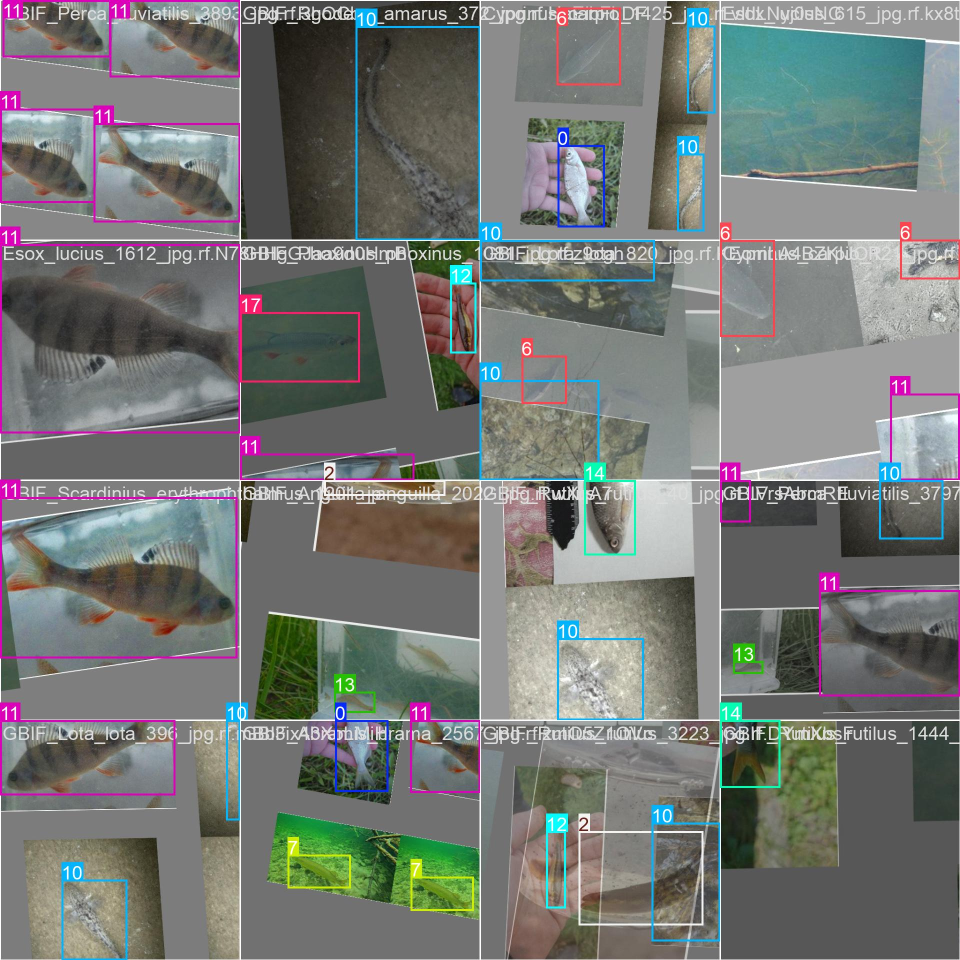
#> input picture 2 - Training/Trained Models/Large/train_batch0.jpg, 1920 x 1920 px (shown at 1/2 size); its folder holds only this picture in this run
$ python -i mod_04_vision_engine.py   (imports and definitions only)
#> lines starting #> are read from the running program, lines starting #| are printed output that depends on the picture
#> further down, picture is the input picture: shape (1920, 1920, 3); mean B, G, R 117.4, 120.2, 117.1
### 3 - AI process/mod_00_config_and_assets.py
import os
import sys
import time
import cv2
import torch
import numpy as np

# --- HARDWARE ACCELERATION TARGET ---
script_dir = os.path.dirname(os.path.abspath(__file__))

def detect_device_hardware():
    """Detects CUDA GPU or defaults to CPU and returns tuple (device_target, device_desc)."""
    if torch.cuda.is_available():
        gpu_name = torch.cuda.get_device_name(0)
        desc = f"CUDA ({gpu_name})"
        return torch.device("cuda"), desc
    else:
        return torch.device("cpu"), "CPU Acceleration Mode"

# [4 lines left out: function get_hardware_status_summary, not called in this run]

device_target, device_desc = detect_device_hardware()

# [11 lines left out: function find_asset, not called in this run]

# --- JOHNNY SILVERHAND GIF ASSET LOADER ---
johnny_gif_path = find_asset("johnny.gif")
johnny_gif_frames = []

if os.path.exists(johnny_gif_path):
    try:
        cap_gif = cv2.VideoCapture(johnny_gif_path)
        while True:
            ret, frame = cap_gif.read()
            if not ret or frame is None:
                break
            johnny_gif_frames.append(frame.copy())
        cap_gif.release()
        if len(johnny_gif_frames) > 0:
            print(f"[Asset] Loaded {len(johnny_gif_frames)} frame(s) from Johnny Silverhand GIF ({johnny_gif_path}).")
    except Exception as e:
        print(f"Notice: johnny.gif loader ({e}).")

johnny_img_rgba = None
if len(johnny_gif_frames) > 0:
    first_frame = johnny_gif_frames[0]
    h, w, c = first_frame.shape
    johnny_img_rgba = np.zeros((h, w, 4), dtype=np.uint8)
    johnny_img_rgba[:, :, :3] = first_frame
    johnny_img_rgba[:, :, 3] = 255

# [47 lines left out: function create_unique_video_session_dir, not called in this run]

### 3 - AI process/mod_04_vision_engine.py
import os
import cv2
import numpy as np
from ultralytics import YOLO
from mod_00_config_and_assets import script_dir, find_asset

# [57 lines left out: function load_ensemble_models, not called in this run]

def adaptive_underwater_enhance(img):
    """
    Applies real-time optical physics auto-tuning with dynamic CLAHE clip limits
    and LAB channel normalization based on live turbidity & ambient luminance.
    """
    lab = cv2.cvtColor(img, cv2.COLOR_BGR2LAB)
#> lab: shape (1920, 1920, 3); mean of channels 0, 1, 2 128.2, 126.7, 130
    l, a, b = cv2.split(lab)
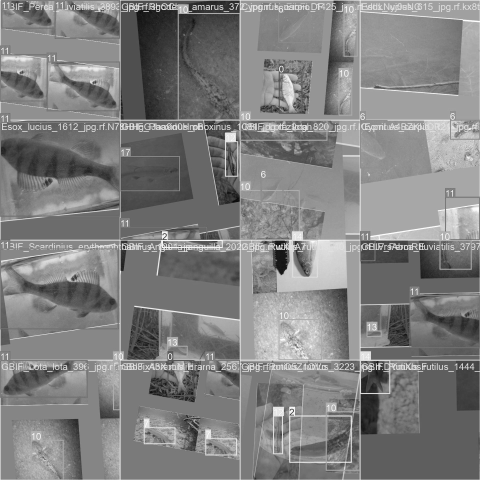
#> l: shape (1920, 1920) (shown at 1/4 size); min 1, max 255, mean 128.2
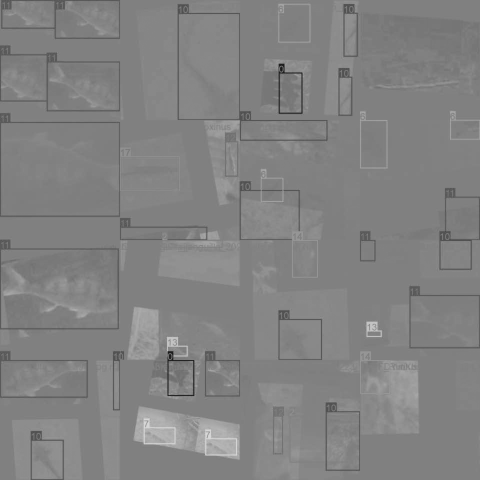
#> b: shape (1920, 1920) (shown at 1/4 size); min 22, max 219, mean 130

    std_lum = float(np.std(l))
#> std_lum = 41.75
    if std_lum < 20.0:
        clip_limit = 4.0
    elif std_lum > 60.0:
        clip_limit = 1.8
    else:
        clip_limit = 3.5 - (std_lum - 20.0) * (1.7 / 40.0)
#> clip_limit = 2.58

    clahe = cv2.createCLAHE(clipLimit=clip_limit, tileGridSize=(8, 8))
    cl = clahe.apply(l)
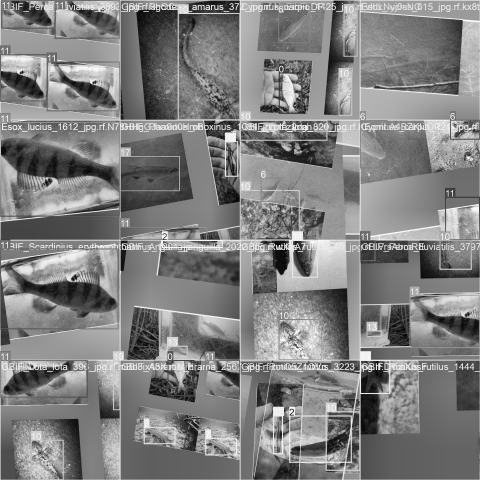
#> cl: shape (1920, 1920) (shown at 1/4 size); min 0, max 255, mean 127.8
    limg = cv2.merge((cl, a, b))
#> limg: shape (1920, 1920, 3); mean of channels 0, 1, 2 127.8, 126.7, 130
    return cv2.cvtColor(limg, cv2.COLOR_LAB2BGR)
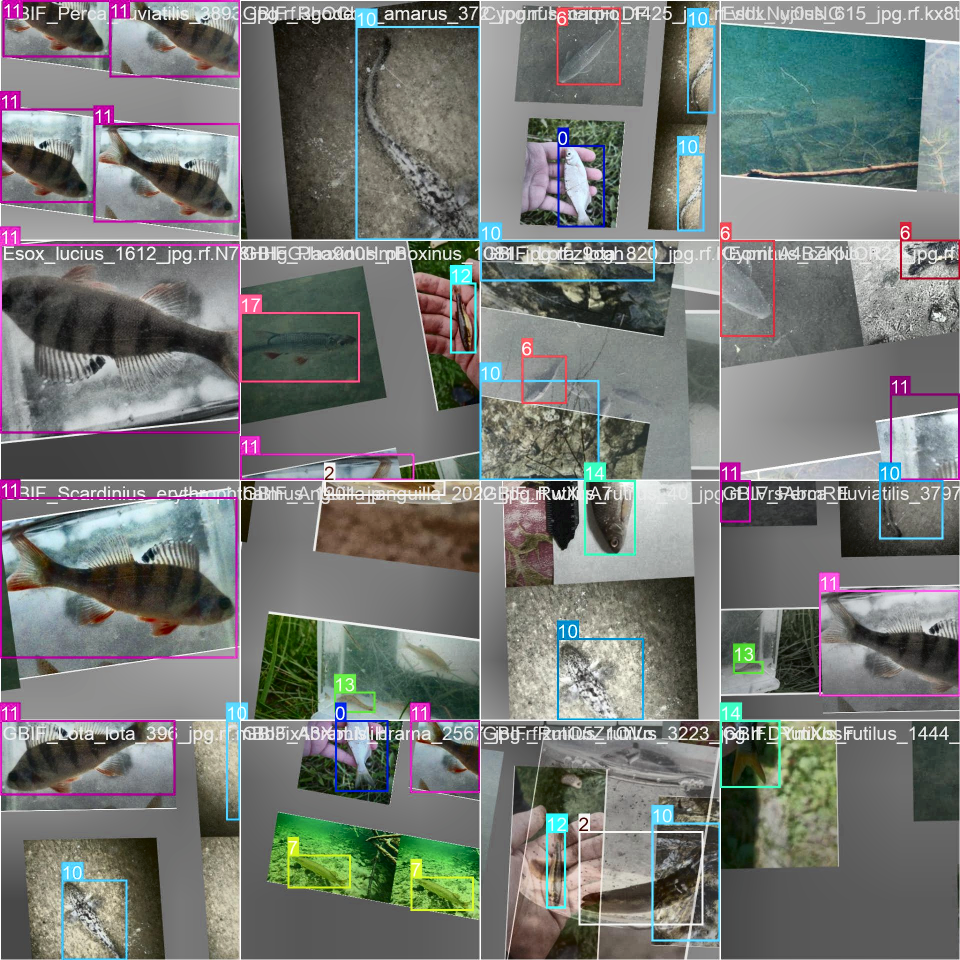
#> returned value: shape (1920, 1920, 3) (shown at 1/2 size); mean B, G, R 117.6, 120.7, 117.6

# [96 lines left out: functions match_open_vocabulary_query, generate_water_gif_frame, fit_text_to_width, apply_domain_adaptation_filter, compute_bnn_epistemic_uncertainty, draw_target_box, not called in this run]

>>> import cv2
>>> picture = cv2.imread('../2 - Training/Trained Models/Large/train_batch0.jpg')
>>> result = adaptive_underwater_enhance(picture)

$ run again, on 2 - Training/Trained Models/Large/train_batch1.jpg
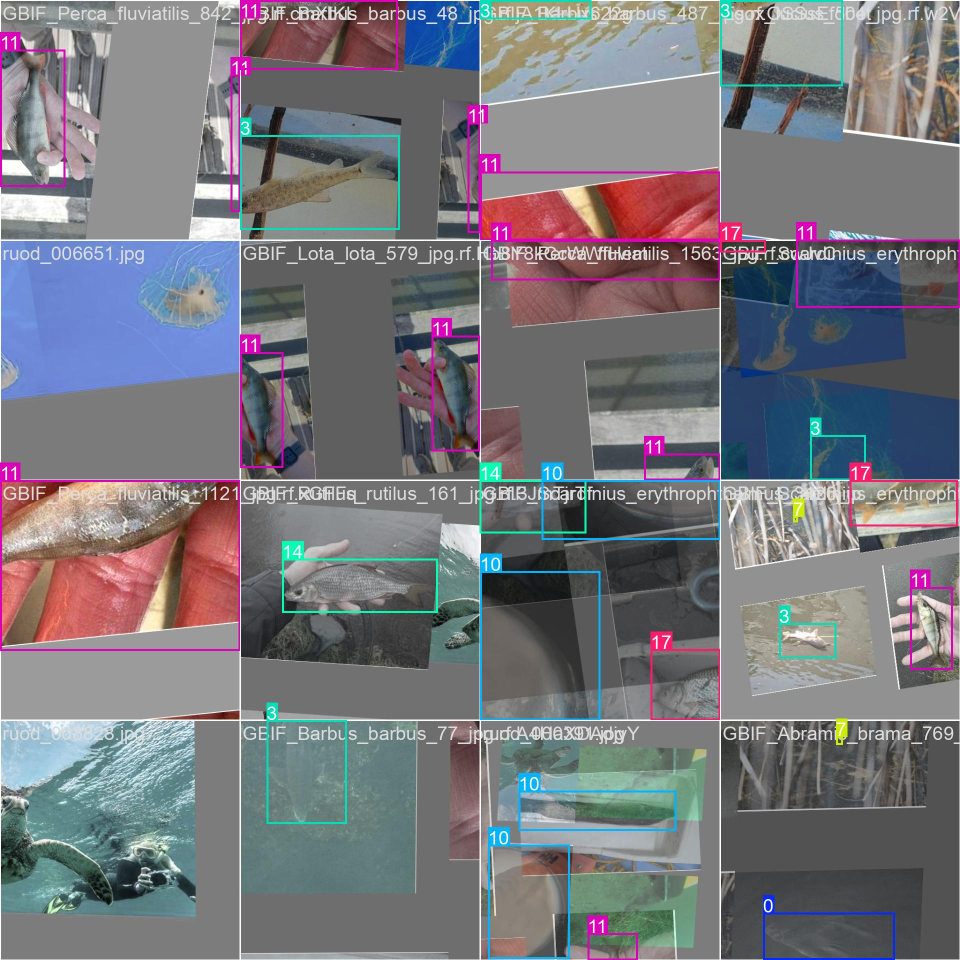
#> input picture 2 - Training/Trained Models/Large/train_batch1.jpg, 1920 x 1920 px (shown at 1/2 size)
#> picture is the input picture: shape (1920, 1920, 3); mean B, G, R 124.6, 118.5, 118.8
#> lab: shape (1920, 1920, 3); mean of channels 0, 1, 2 128.4, 130.2, 125.8
#> in adaptive_underwater_enhance, `l, a, b = cv2.split(lab)`:
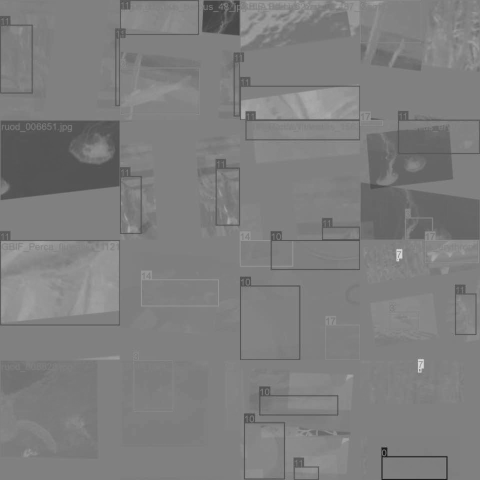
#> b: shape (1920, 1920) (shown at 1/4 size); min 22, max 219, mean 125.8
#> std_lum = 42.39
#> clip_limit = 2.55
#> limg: shape (1920, 1920, 3); mean of channels 0, 1, 2 127.3, 130.2, 125.8
#> in adaptive_underwater_enhance, `return cv2.cvtColor(limg, cv2.COLOR_LAB2BGR)`:
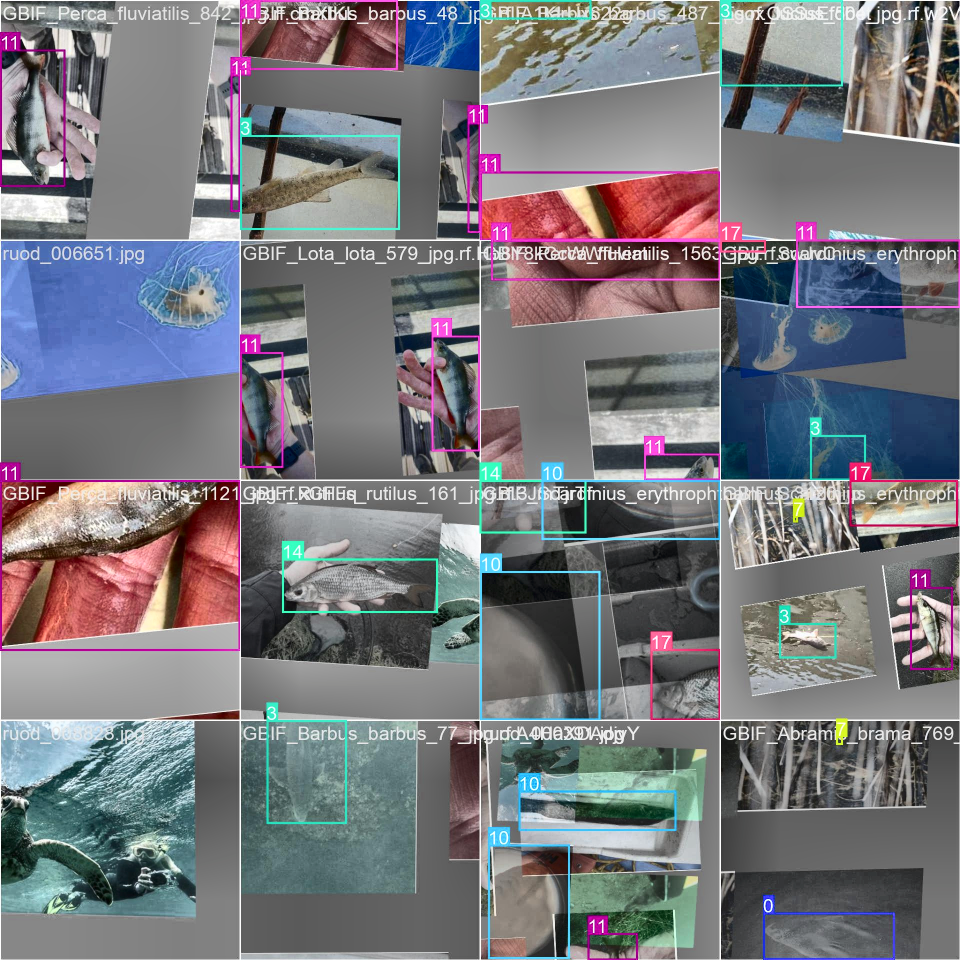
#> returned value: shape (1920, 1920, 3) (shown at 1/2 size); mean B, G, R 124.1, 118.4, 118.5

$ run again, on 2 - Training/Trained Models/Large/train_batch2.jpg
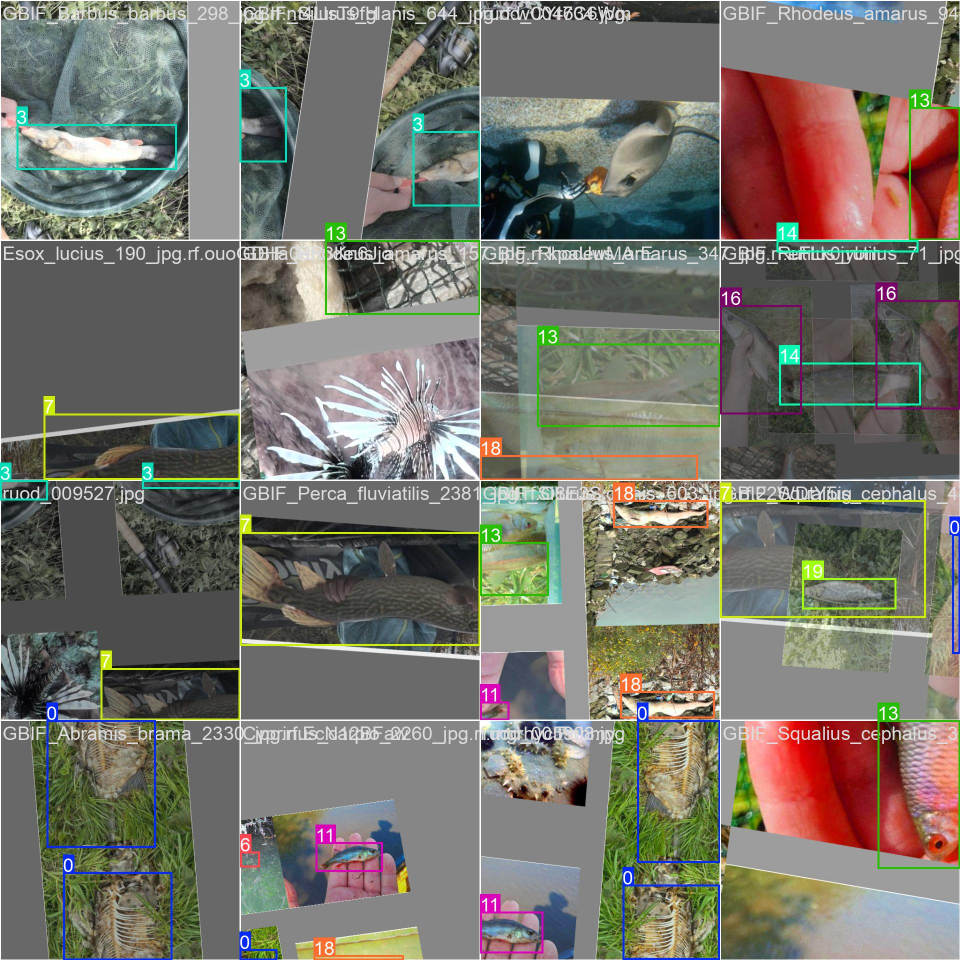
#> input picture 2 - Training/Trained Models/Large/train_batch2.jpg, 1920 x 1920 px (shown at 1/2 size)
#> picture is the input picture: shape (1920, 1920, 3); mean B, G, R 106, 115, 117.4
#> lab: shape (1920, 1920, 3); mean of channels 0, 1, 2 123.7, 128.1, 133.9
#> in adaptive_underwater_enhance, `l, a, b = cv2.split(lab)`:
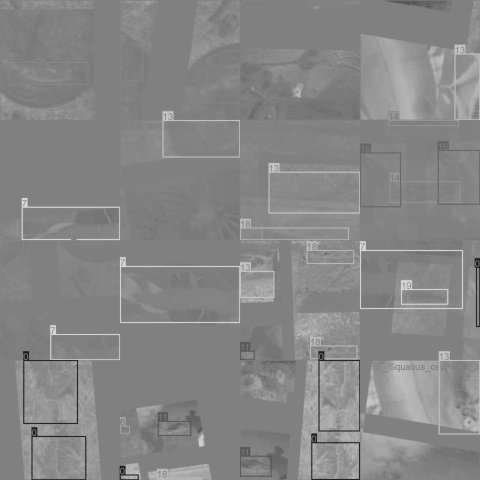
#> b: shape (1920, 1920) (shown at 1/4 size); min 22, max 219, mean 133.9
#> std_lum = 48.34
#> clip_limit = 2.3
#> limg: shape (1920, 1920, 3); mean of channels 0, 1, 2 128.6, 128.1, 133.9
#> in adaptive_underwater_enhance, `return cv2.cvtColor(limg, cv2.COLOR_LAB2BGR)`:
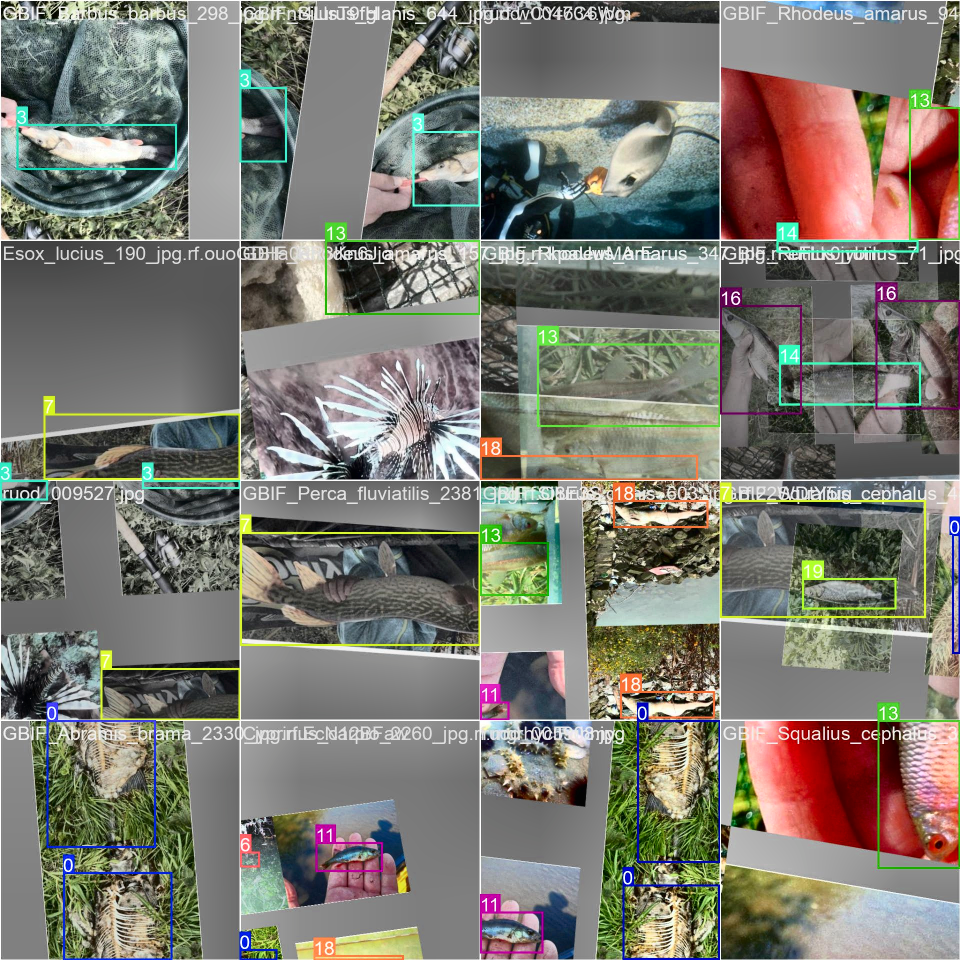
#> returned value: shape (1920, 1920, 3) (shown at 1/2 size); mean B, G, R 111.8, 120.8, 122.9
